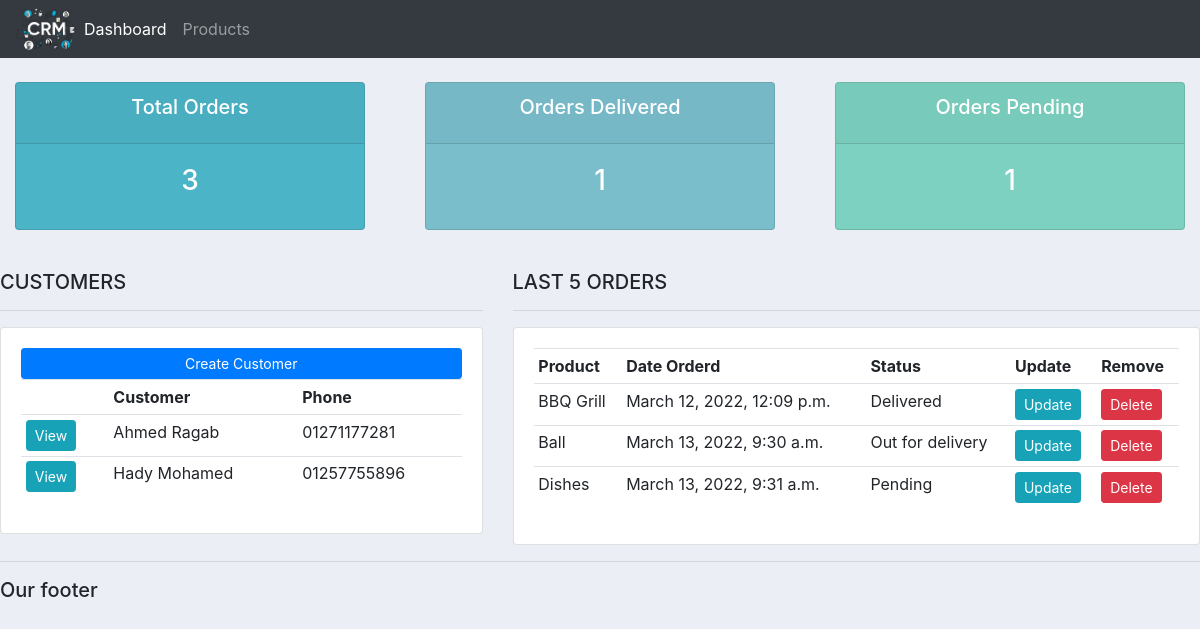
The app's page /, older data.
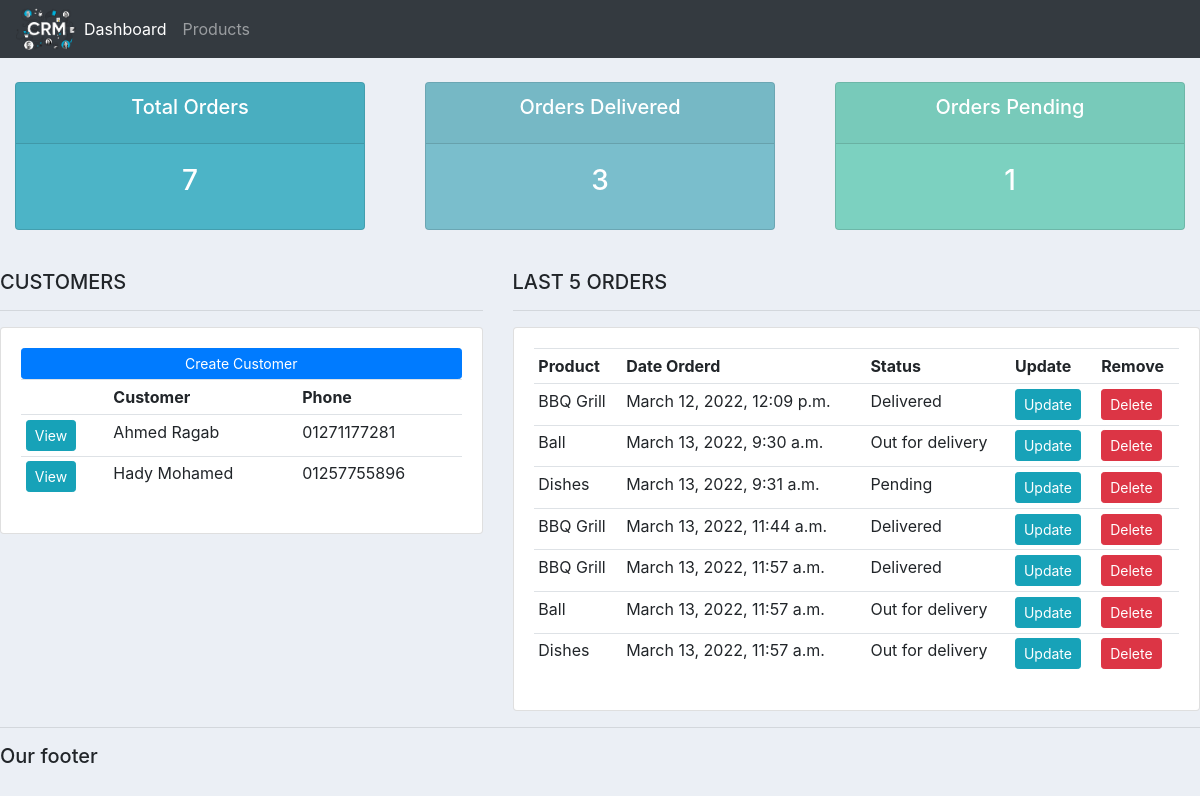
The same page, newer data.
### accounts/models.py (models this page shows, shortened)
class Customer(models.Model):
    name = models.CharField(max_length=200, null=True)
    phone = models.CharField(max_length=200, null=True)
    email = models.CharField(max_length=200, null=True)
    date_created = models.DateTimeField(auto_now_add=True, null=True)

class Order(models.Model):
    STATUS = (
        ('Pending','Pending'),
        ('Out for delivery','Out for delivery'),
        ('Delivered','Delivered'),
    )
    customer = models.ForeignKey(Customer, null=True, on_delete=models.SET_NULL) #One to many rel.
    product = models.ForeignKey(Product, null=True, on_delete=models.SET_NULL)
    date_created = models.DateTimeField(auto_now_add=True, null=True)
    status = models.CharField(max_length=200, null=True, choices=STATUS)
    note = models.CharField(max_length=1000, null=True)

class Product(models.Model):
    CATEGORY = (
        ('Indoor','Indoor'),
        ('Outdoor','Outdoor'),
    )
    name =  models.CharField(max_length=200, null=True)
    price =  models.FloatField(null=True)
    category =  models.CharField(max_length=200, null=True, choices=CATEGORY)
    description =  models.CharField(max_length=200, null=True, blank=True) #blank means can make it blank.
    date_created = models.DateTimeField(auto_now_add=True, null=True)
    tags = models.ManyToManyField(Tag) #Many to many rel.
    def __str__(self):
        return self.name

### accounts/views.py (the view)
# urls.py: path('', views.home, name='home'), #Base URL
def home(request):
    customers = Customer.objects.all()
    orders = Order.objects.all()
    totalCustomers = customers.count()
    totalOrders = orders.count()
    delivered = orders.filter(status='Delivered').count()
    pending = orders.filter(status='Pending').count()
    context = {'orders':orders, 'customers':customers, 'totalOrders':totalOrders,
    'delivered':delivered, 'pending':pending}
    return render(request, 'accounts/dashboard.html',context)

### accounts/templates/accounts/dashboard.html
{% extends 'accounts/main.html' %}
{% block content %}
{% include 'accounts/status.html' %}
<br>
<div class="row">
	<div class="col-md-5">
		<h5>CUSTOMERS</h5>
		<hr>
		<div class="card card-body">
			<a class="btn btn-primary  btn-sm btn-block" href="">Create Customer</a>
			<table class="table table-sm">
				<tr>
					<th></th>
					<th>Customer</th>
					<th>Phone</th>
				</tr>
				{% for customer in customers %}
					<tr>
						<td><a class="btn btn-sm btn-info" href="{% url 'customer' customer.id %}">View</a></td>
						<td>{{customer.name}}</td>
						<td>{{customer.phone}}</td>
					</tr>
				{% endfor %}
			</table>
		</div>
	</div>
	<div class="col-md-7">
		<h5>LAST 5 ORDERS</h5>
		<hr>
		<div class="card card-body">
			<table class="table table-sm">
				<tr>
					<th>Product</th>
					<th>Date Orderd</th>
					<th>Status</th>
					<th>Update</th>
					<th>Remove</th>
				</tr>
				{% for order in orders %}
					<tr>
						<td>{{order.product}}</td>
						<td>{{order.date_created}}</td>
						<td>{{order.status}}</td>
						<td><a class="btn btn-sm btn-info" href="{% url 'update_order' order.id %}">Update</a></td>
						<td><a class="btn btn-sm btn-danger" href="{% url 'delete_order' order.id %}">Delete</a></td>
					</tr>
				{% endfor %}
			</table>
		</div>
	</div>
</div>
{% endblock %}

### accounts/templates/accounts/main.html (shortened to what this page needs)
{% load static %}
<!DOCTYPE html>
<html lang="en">
<head>
    <link
    rel="stylesheet"
    href="https://cdn.jsdelivr.net/npm/bootstrap@4.3.1/dist/css/bootstrap.min.css"
>
    <link rel="stylesheet" type="text/css" href="{% static '/css/main.css' %}">
</head>
<body>
    {% include 'accounts/navbar.html' %}
    {% block content %}
    {% endblock %}
    <hr>
    <h5>Our footer</h5>
</body>
</html>

### accounts/templates/accounts/navbar.html (shortened to what this page needs)
{% load static %}
<nav class="navbar navbar-expand-lg navbar-dark bg-dark">
    <img src="{% static 'images/logo.png' %}" width="60">
    <div class="collapse navbar-collapse" id="navbarNav">
      <ul class="navbar-nav">
        <li class="nav-item active">
          <a class="nav-link" href="{% url 'home' %}">Dashboard</a>
        </li>
        <li class="nav-item">
          <a class="nav-link" href="{% url 'products' %}">Products</a>
        </li>
      </ul>
    </div>
  </nav>

### accounts/templates/accounts/status.html
<br>
<div class="row">
	<div class="col">
		<div class="col-md">
			<div class="card text-center text-white  mb-3" id="total-orders">
			  	<div class="card-header">
			  		<h5 class="card-title">Total Orders</h5>
			  	</div>
			  	<div class="card-body">
			    	<h3 class="card-title">{{totalOrders}}</h3>
			  	</div>
			</div>
		</div>
	</div>
	<div class="col">
		<div class="col-md">
			<div class="card text-center text-white  mb-3" id="orders-delivered">
			  	<div class="card-header">
			  		<h5 class="card-title">Orders Delivered</h5>
			  	</div>
			  	<div class="card-body">
			    	<h3 class="card-title">{{delivered}}</h3>
			  	</div>
			</div>
		</div>
	</div>
	<div class="col">
		<div class="col-md">
			<div class="card text-center text-white  mb-3" id="orders-pending">
			  	<div class="card-header">
			  		<h5 class="card-title">Orders Pending</h5>
			  	</div>
			  	<div class="card-body">
			    	<h3 class="card-title">{{pending}}</h3>
			  	</div>
			</div>
		</div>
	</div>
</div>

### static/css/main.css (style rules this page uses)
body { background-color: #ebeff5; }
#total-orders { background-color: #4cb4c7; }
#orders-delivered { background-color: #7abecc; }
#orders-pending { background-color: #7CD1C0; }

Row changes from the older to the newer data that the page shows:
added Order: product "BBQ Grill", date_created "March 13, 2022, 11:44 a.m.", status "Delivered"
added Order: product "BBQ Grill", date_created "March 13, 2022, 11:57 a.m.", status "Delivered"
added Order: product "Ball", date_created "March 13, 2022, 11:57 a.m.", status "Out for delivery"
added Order: product "Dishes", date_created "March 13, 2022, 11:57 a.m.", status "Out for delivery"
Text that changed along with them:
{{ totalOrders }}: "3" → "7"
{{ delivered }}: "1" → "3"
